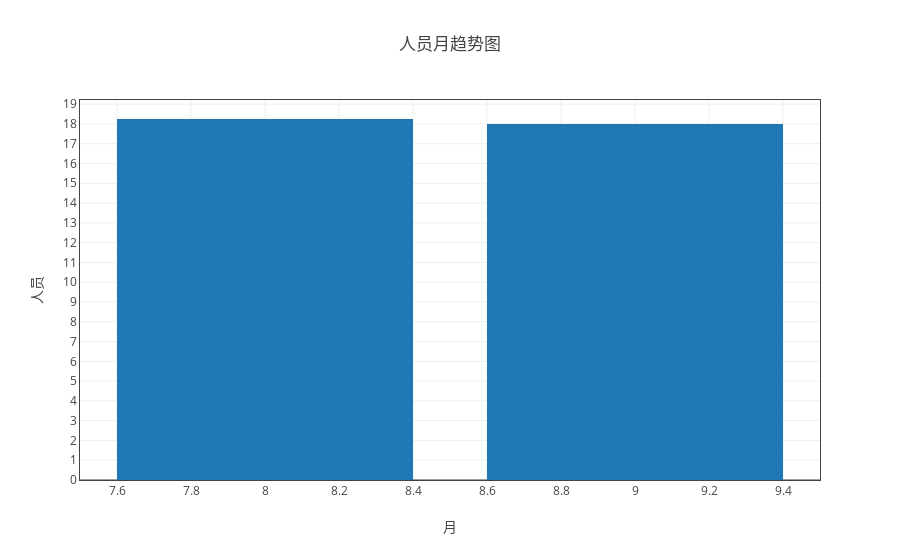

Source (notebook cell):
### Code cell
ss = myModule.format(all_df1 ,"month" ,['人员'] )
ss.get_average_by('日期（格式“月-周次”）')
tt = myModule.myPlot(ss.groupby("count") )# ,"日期（格式“月-周次”）" ,['人员'])
tt.plot('bar',tag='月')

### Figure 1 — Plotly figure (JSON) as saved in the notebook; plotly's stock layout.template omitted (floating-point values rounded to 4 significant figures)
{"data": [{"name": "人员", "type": "bar", "uid": "76c8fc42-cae5-11e8-aa50-a81e84e6c740", "x": [8, 9], "y": [18.25, 18]}], "layout": {"title": "人员月趋势图", "xaxis": {"mirror": "all", "nticks": 20, "showgrid": true, "showline": true, "title": "月", "zeroline": true}, "yaxis": {"mirror": "all", "nticks": 20, "showgrid": true, "showline": true, "title": "人员", "zeroline": true}}}
